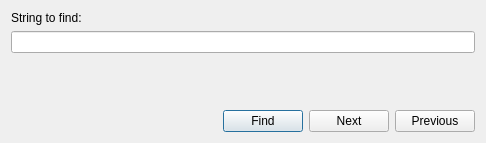
<?xml version="1.0" encoding="UTF-8"?>
<ui version="4.0">
 <class>QcepFindDialog</class>
 <widget class="QDialog" name="QcepFindDialog">
  <property name="geometry">
   <rect>
    <x>0</x>
    <y>0</y>
    <width>486</width>
    <height>143</height>
   </rect>
  </property>
  <property name="windowTitle">
   <string>Dialog</string>
  </property>
  <layout class="QGridLayout" name="gridLayout">
   <item row="0" column="0">
    <widget class="QLabel" name="label">
     <property name="text">
      <string>String to find:</string>
     </property>
    </widget>
   </item>
   <item row="1" column="0">
    <widget class="QLineEdit" name="m_FindString"/>
   </item>
   <item row="2" column="0">
    <spacer name="verticalSpacer">
     <property name="orientation">
      <enum>Qt::Vertical</enum>
     </property>
     <property name="sizeHint" stdset="0">
      <size>
       <width>438</width>
       <height>29</height>
      </size>
     </property>
    </spacer>
   </item>
   <item row="3" column="0">
    <layout class="QHBoxLayout" name="horizontalLayout">
     <item>
      <spacer name="horizontalSpacer">
       <property name="orientation">
        <enum>Qt::Horizontal</enum>
       </property>
       <property name="sizeHint" stdset="0">
        <size>
         <width>138</width>
         <height>20</height>
        </size>
       </property>
      </spacer>
     </item>
     <item>
      <widget class="QPushButton" name="m_FindButton">
       <property name="text">
        <string>Find</string>
       </property>
      </widget>
     </item>
     <item>
      <widget class="QPushButton" name="m_FindNextButton">
       <property name="text">
        <string>Next</string>
       </property>
      </widget>
     </item>
     <item>
      <widget class="QPushButton" name="m_FindPreviousButton">
       <property name="text">
        <string>Previous</string>
       </property>
      </widget>
     </item>
    </layout>
   </item>
  </layout>
 </widget>
 <resources/>
 <connections/>
</ui>
